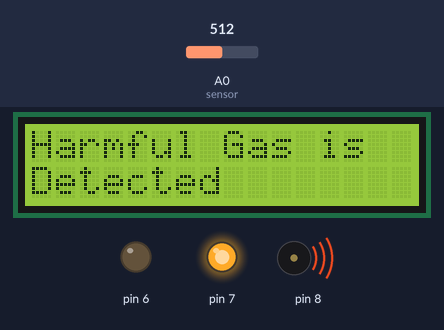
Recording of a sketch running on a simulated Arduino Uno, built with avr-gcc and run on an emulated ATmega328P. Shown: 16×2 character LCD, output pins drawn as LEDs (lit = HIGH), buzzer (waves = sounding). Inputs (shaded band) come from the test bench; at power-on: A0 (sensor) = 512. What the sketch prints to the serial monitor is not drawn.

Above: at 1.63 s.
1.8 s: A0 (sensor) set to 496
3.5 s: A0 (sensor) set to 474
At 4.1 s:
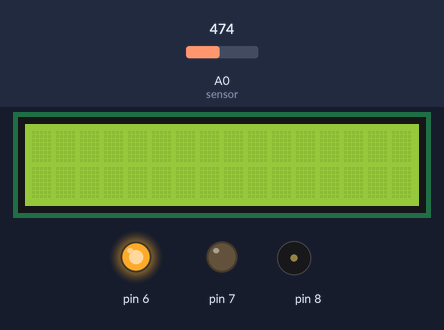
5.1 s: A0 (sensor) set to 511
At 5.25 s:
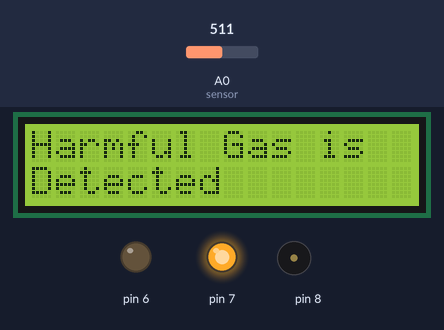
7.1 s: A0 (sensor) set to 306
At 7.4 s:
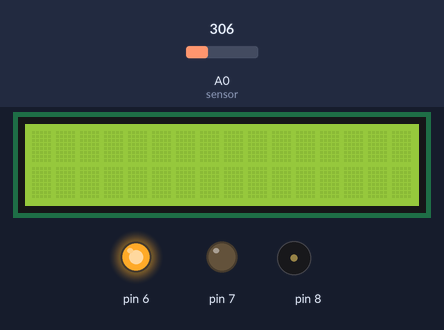
Timing chart, 0 to 9.6 s (numbered marks = the images above; inputs shaded):
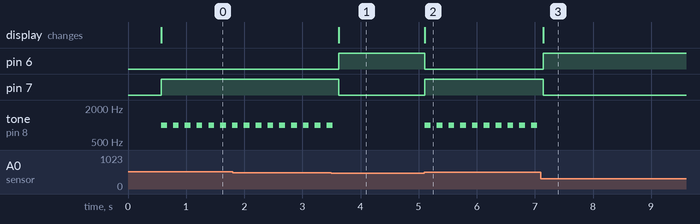

The sketch:

Air-Monitoring-System-Code.ino
```cpp
/*
 Air Monitoring System
/////////////////////////////////////////////////////////////////////////////////////////////////////////////////////////////////////////////////////////////////////////
The project's objective is to design a simple system that is used for simulating an Air Monitoring System using Arduino Uno Board, Gas Sensor, Buzzer, LCD display, LEDs.
/////////////////////////////////////////////////////////////////////////////////////////////////////////////////////////////////////////////////////////////////////////

This sketch is used for Air-Monitoring.
The LCD prints "Harmful Gas is Detected", the Buzzer will generate an alarm sound, and the RED LED will be turned on when the Gas Sensor detects a harmful gas in its reading range.
The Buzzer will be turned off and the GREEN LED will be turned on when the Gas Sensor does not detect any harmful gases in its reading range.

  The Circuit Connections:
 -LCD:
 * LCD RS pin to digital pin 12
 * LCD Enable pin to digital pin 11
 * LCD D4 pin to digital pin 5
 * LCD D5 pin to digital pin 4
 * LCD D6 pin to digital pin 3
 * LCD D7 pin to digital pin 2
 * LCD R/W pin to ground
 * LCD VSS pin to ground
 * LCD VCC pin to 5V
 * wiper to LCD VO pin (pin 3)

 -Gas Sensor:
 * Gas Sensor Analog read pin to analog pin A0

 -Buzzer:
 * Buzzer pin to digital pin 8

 -LEDs:
 * Green LED pin to digital pin 6
 * Red LED pin to digital pin 7

 */

// include the library code:
#include <LiquidCrystal.h>

// initialize the library with the numbers of the interface pins
LiquidCrystal lcd(12, 11, 5, 4, 3, 2);

int sensor = A0;
int val = 0;
int limit = 40;

void setup() {
  Serial.begin(9600);
  // declaring LEDs pins as OUTPUTS Pins and turned them off at the beginning.
  pinMode(7, OUTPUT);
  pinMode(6, OUTPUT);
  digitalWrite(6, LOW);
  digitalWrite(7, LOW);

  // set up the LCD's number of columns and rows:
  lcd.begin(16, 2);
  // Print a message to the LCD.
  lcd.print("Air Monitoring");
  lcd.setCursor(0, 1);
  lcd.print("System");
  delay(500);
  lcd.clear();
}


void loop() {

  val = analogRead(sensor);         // Initialize the value of (val) Variable with the Gas Sensor Reading.
  val = map(val, 306, 750, 0, 100); //Mapping the output voltage values from the Gas Sensor to values in the range from 0 to 100.
  Serial.println(val);              //Printing the Gas Sensor Reading in the Serial Monitor.

//If a harmful gas is detected.
    if (val > limit) {
      lcd.setCursor(0, 0);
      lcd.print("Harmful Gas is");  //Print a message to the LCD.
      lcd.setCursor(0, 1);
      lcd.print("Detected");
      digitalWrite(7, HIGH);        //The Red LED wil be turned ON.
      digitalWrite(6, LOW);         //The Green LED wil be turned OFF.
      tone(8, 1000);                //The Buzzer will generate an alarm tone.
      delay(100);                   //Sound ON for 100 msec.
      noTone(8);
      delay(100);                   //Sound OFF for 100 msec.
    }

    else {
      lcd.clear();                 //Clear the warning message from the LCD.
      noTone(8);                   //Sound OFF.
      digitalWrite(7, LOW);        //The Red LED wil be turned OFF.
      digitalWrite(6, HIGH);       //The Green LED wil be turned ON.
    }
}
```

Measured:
- the behaviour switches between 489 and 488 on A0 (sensor) (found by bisection; images 0 and 1)
- after the input at 3.5 s, pin 6: LOW → HIGH after 0.12 s; pin 7: HIGH → LOW after 0.12 s; tone on pin 8: goes on until 3.5 s, then stays silent; the display: changes after 0.12 s (image 1)
- after the input at 5.1 s, pin 6: HIGH → LOW at once; pin 7: LOW → HIGH at once; tone on pin 8: alternates 1000 Hz for 0.10 s and silent for 0.10 s, starting at once; the display: changes at once (image 2)
- after the input at 7.1 s, pin 6: LOW → HIGH at once; pin 7: HIGH → LOW at once; tone on pin 8: stops changing and stays silent; the display: changes at once (image 3)
- by itself, tone on pin 8: alternates 1000 Hz for 0.10 s and silent for 0.10 s
